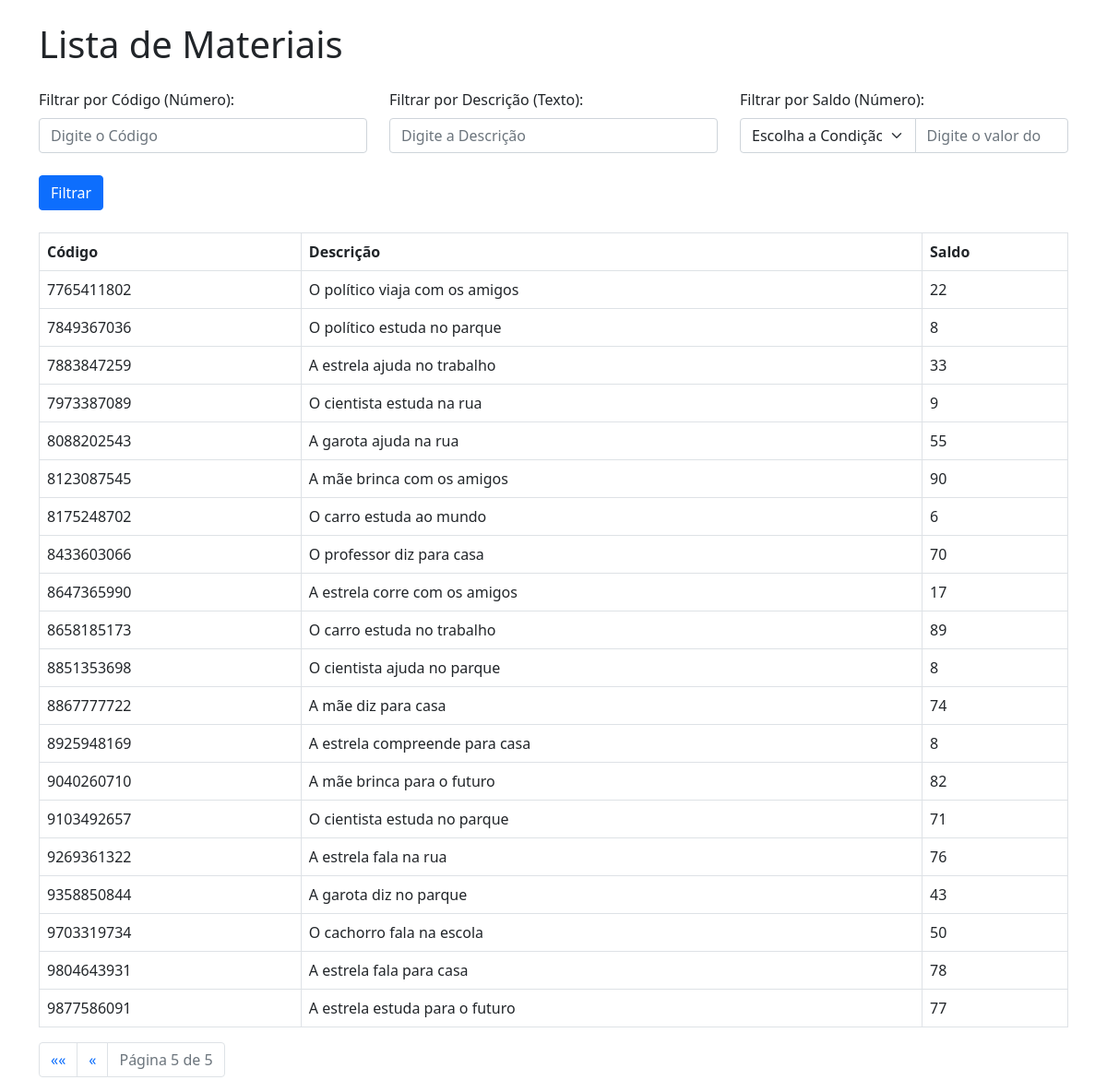
The app's page /consultaOracle/materiaisPesquisa/?page=5 with its own data.
### consultaOracle/models.py (models this page shows, shortened)
class Material(models.Model):
    codigo = models.DecimalField(max_digits=10, decimal_places=0, validators=[MinValueValidator(0)], null=False, blank=False, verbose_name="Código númerico do produto")
    descricao = models.CharField(max_length=4000, null=False, blank=True, verbose_name="Descrição/nome do material")
    saldo = models.IntegerField(null=False, blank=False, verbose_name="Quantidade do material em estoque")
    class Meta:
        ordering = ['codigo', 'descricao','saldo']

### consultaOracle/views.py (the view, shortened to what this page needs)
# urls.py: path('materiaisPesquisa/', views.material_pesquisa, name='material_pesquisa'),
def material_pesquisa(request, flagUltimoUso = False):
    from django.shortcuts import render
    from django.core.paginator import Paginator
    from .models import Material, ConsumoMaterial
    if not request.session.get('flagUltimoUso', None):
        request.session['flagUltimoUso'] = request.GET.get('flagUltimoUso', 'false').lower() == 'true'
    codigo = request.GET.get('codigo')
    descricao = request.GET.get('descricao')
    saldo_filter = request.GET.get('saldo_filter')
    saldo = request.GET.get('saldo')
    ultimoUso_filter = request.GET.get('ultimoUso_filter')
    ultimoUso = request.GET.get('ultimoUso')
    materials = Material.objects.all()
    if codigo:
        materials = materials.filter(codigo__startswith=codigo)
    if descricao:
        materials = materials.filter(descricao__icontains=descricao)
    paginator = Paginator(materials, 20)  # 20 itens por página
    page_number = request.GET.get('page')
    page_obj = paginator.get_page(page_number)
    return render(request, 'material_pesquisa.html', {'page_obj': page_obj, 'flagUltimoUso': request.session.get('flagUltimoUso', False)})

### consultaOracle/templates/material_pesquisa.html (shortened to what this page needs)
<!DOCTYPE html>
<html lang="pt-br">
<head>
    <link rel="stylesheet" href="https://cdn.jsdelivr.net/npm/bootstrap@5.1.0/dist/css/bootstrap.min.css">
</head>
<body>
    <div class="container mt-4">
        <h1 class="mb-4">Lista de Materiais</h1>
        <form method="GET" action="{% url 'consultaOracle:material_pesquisa' %}">
            <div class="row mb-4">
                <div class="col-md-4">
                    <label for="codigo_input" class="form-label">Filtrar por Código (Número):</label>
                    <input type="number" id="codigo_input" name="codigo" class="form-control" placeholder="Digite o Código"
                        min="0" value="{{ request.GET.codigo }}">
                </div>
                <div class="col-md-4">
                    <label for="descricao_input" class="form-label">Filtrar por Descrição (Texto):</label>
                    <input type="text" id="descricao_input" name="descricao" class="form-control"
                        placeholder="Digite a Descrição" value="{{ request.GET.descricao }}">
                </div>
                <div class="col-md-4">
                    <label for="saldo_input" class="form-label">Filtrar por Saldo (Número):</label>
                    <div class="input-group">
                        <select class="form-select" name="saldo_filter" id="saldo_input">
                            <option value="" disabled selected>Escolha a Condição</option>
                        </select>
                        <input type="number" name="saldo" id="saldo_value" class="form-control" min="0"
                            placeholder="Digite o valor do Saldo" value="{{ request.GET.saldo }}">
                    </div>
                </div>
            </div>
            <button type="submit" class="btn btn-primary">Filtrar</button>
        </form>
        <table class="table table-bordered mt-4">
            <thead>
                <tr>
                    <th>Código</th>
                    <th>Descrição</th>
                    <th>Saldo</th>
                </tr>
            </thead>
            <tbody>
                {% for material in page_obj %}
                <tr>
                    <td>{{ material.codigo }}</td>
                    <td>{{ material.descricao }}</td>
                    <td>{{ material.saldo }}</td>
                </tr>
                {% endfor %}
            </tbody>
        </table>
        <nav aria-label="Navegação de página">
            <ul class="pagination">
                {% if page_obj.has_previous %}
                <li class="page-item">
                    <a class="page-link" href="?page=1" aria-label="Primeira">
                        <span aria-hidden="true">&laquo;&laquo;</span>
                    </a>
                </li>
                <li class="page-item">
                    <a class="page-link" href="?page={{ page_obj.previous_page_number }}" aria-label="Anterior">
                        <span aria-hidden="true">&laquo;</span>
                    </a>
                </li>
                {% endif %}
                <li class="page-item disabled">
                    <span class="page-link">
                        Página {{ page_obj.number }} de {{ page_obj.paginator.num_pages }}
                    </span>
                </li>
            </ul>
        </nav>
    </div>
</body>
</html>

### records on screen
Material: codigo "7765411802", descricao "O político viaja com os amigos", saldo "22"
Material: codigo "7849367036", descricao "O político estuda no parque", saldo "8"
Material: codigo "7883847259", descricao "A estrela ajuda no trabalho", saldo "33"
Material: codigo "7973387089", descricao "O cientista estuda na rua", saldo "9"
Material: codigo "8088202543", descricao "A garota ajuda na rua", saldo "55"
Material: codigo "8123087545", descricao "A mãe brinca com os amigos", saldo "90"
Material: codigo "8175248702", descricao "O carro estuda ao mundo", saldo "6"
Material: codigo "8433603066", descricao "O professor diz para casa", saldo "70"
Material: codigo "8647365990", descricao "A estrela corre com os amigos", saldo "17"
Material: codigo "8658185173", descricao "O carro estuda no trabalho", saldo "89"
Material: codigo "8851353698", descricao "O cientista ajuda no parque", saldo "8"
Material: codigo "8867777722", descricao "A mãe diz para casa", saldo "74"
Material: codigo "8925948169", descricao "A estrela compreende para casa", saldo "8"
Material: codigo "9040260710", descricao "A mãe brinca para o futuro", saldo "82"
Material: codigo "9103492657", descricao "O cientista estuda no parque", saldo "71"
Material: codigo "9269361322", descricao "A estrela fala na rua", saldo "76"
Material: codigo "9358850844", descricao "A garota diz no parque", saldo "43"
Material: codigo "9703319734", descricao "O cachorro fala na escola", saldo "50"
Material: codigo "9804643931", descricao "A estrela fala para casa", saldo "78"
Material: codigo "9877586091", descricao "A estrela estuda para o futuro", saldo "77"

### other values on screen
{{ page_obj.number }} "5"
{{ page_obj.paginator.num_pages }} "5"
